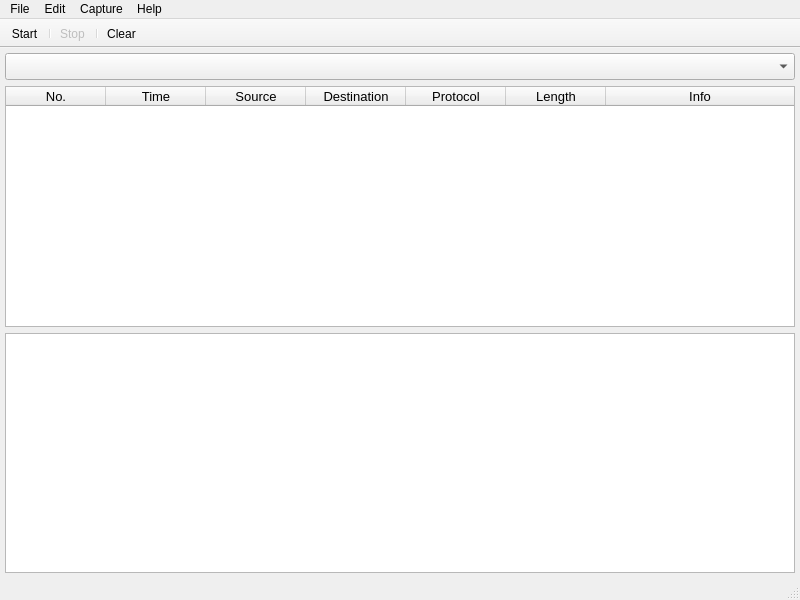
<?xml version="1.0" encoding="UTF-8"?>
<ui version="4.0">
 <class>Sniffer</class>
 <widget class="QMainWindow" name="Sniffer">
  <property name="geometry">
   <rect>
    <x>0</x>
    <y>0</y>
    <width>800</width>
    <height>600</height>
   </rect>
  </property>
  <property name="windowTitle">
   <string>sniffer</string>
  </property>
  <property name="windowIcon">
   <iconset resource="src.qrc">
    <normaloff>:/Sniffer.png</normaloff>:/Sniffer.png</iconset>
  </property>
  <widget class="QWidget" name="centralwidget">
   <layout class="QVBoxLayout" name="verticalLayout">
    <property name="leftMargin">
     <number>5</number>
    </property>
    <property name="topMargin">
     <number>5</number>
    </property>
    <property name="rightMargin">
     <number>5</number>
    </property>
    <property name="bottomMargin">
     <number>5</number>
    </property>
    <item>
     <widget class="QWidget" name="widget" native="true">
      <layout class="QHBoxLayout" name="horizontalLayout">
       <property name="leftMargin">
        <number>0</number>
       </property>
       <property name="topMargin">
        <number>0</number>
       </property>
       <property name="rightMargin">
        <number>0</number>
       </property>
       <property name="bottomMargin">
        <number>0</number>
       </property>
       <item alignment="Qt::AlignTop">
        <widget class="QComboBox" name="comboBox">
         <property name="font">
          <font>
           <pointsize>12</pointsize>
          </font>
         </property>
        </widget>
       </item>
      </layout>
     </widget>
    </item>
    <item>
     <widget class="QTableWidget" name="tableWidget">
      <property name="editTriggers">
       <set>QAbstractItemView::NoEditTriggers</set>
      </property>
      <property name="selectionMode">
       <enum>QAbstractItemView::SingleSelection</enum>
      </property>
      <property name="selectionBehavior">
       <enum>QAbstractItemView::SelectRows</enum>
      </property>
      <property name="showGrid">
       <bool>false</bool>
      </property>
      <property name="columnCount">
       <number>7</number>
      </property>
      <attribute name="horizontalHeaderStretchLastSection">
       <bool>true</bool>
      </attribute>
      <attribute name="verticalHeaderVisible">
       <bool>false</bool>
      </attribute>
      <column>
       <property name="text">
        <string>No.</string>
       </property>
       <property name="font">
        <font>
         <pointsize>10</pointsize>
        </font>
       </property>
      </column>
      <column>
       <property name="text">
        <string>Time</string>
       </property>
       <property name="font">
        <font>
         <pointsize>10</pointsize>
        </font>
       </property>
      </column>
      <column>
       <property name="text">
        <string>Source</string>
       </property>
       <property name="font">
        <font>
         <pointsize>10</pointsize>
        </font>
       </property>
      </column>
      <column>
       <property name="text">
        <string>Destination</string>
       </property>
       <property name="font">
        <font>
         <pointsize>10</pointsize>
        </font>
       </property>
      </column>
      <column>
       <property name="text">
        <string>Protocol</string>
       </property>
       <property name="font">
        <font>
         <pointsize>10</pointsize>
        </font>
       </property>
      </column>
      <column>
       <property name="text">
        <string>Length</string>
       </property>
       <property name="font">
        <font>
         <pointsize>10</pointsize>
        </font>
       </property>
      </column>
      <column>
       <property name="text">
        <string>Info</string>
       </property>
       <property name="font">
        <font>
         <pointsize>10</pointsize>
        </font>
       </property>
      </column>
     </widget>
    </item>
    <item>
     <widget class="QTreeWidget" name="treeWidget">
      <attribute name="headerVisible">
       <bool>false</bool>
      </attribute>
      <column>
       <property name="text">
        <string notr="true">1</string>
       </property>
      </column>
     </widget>
    </item>
   </layout>
  </widget>
  <widget class="QMenuBar" name="menubar">
   <property name="geometry">
    <rect>
     <x>0</x>
     <y>0</y>
     <width>800</width>
     <height>21</height>
    </rect>
   </property>
   <widget class="QMenu" name="menuFile">
    <property name="title">
     <string>File</string>
    </property>
   </widget>
   <widget class="QMenu" name="menuEdit">
    <property name="title">
     <string>Edit</string>
    </property>
   </widget>
   <widget class="QMenu" name="menuCapture">
    <property name="title">
     <string>Capture</string>
    </property>
    <addaction name="actionStart"/>
    <addaction name="actionStop"/>
    <addaction name="actionClear"/>
   </widget>
   <widget class="QMenu" name="menuHelp">
    <property name="title">
     <string>Help</string>
    </property>
   </widget>
   <addaction name="menuFile"/>
   <addaction name="menuEdit"/>
   <addaction name="menuCapture"/>
   <addaction name="menuHelp"/>
  </widget>
  <widget class="QStatusBar" name="statusbar"/>
  <widget class="QToolBar" name="toolBar">
   <property name="enabled">
    <bool>true</bool>
   </property>
   <property name="windowTitle">
    <string>toolBar</string>
   </property>
   <property name="movable">
    <bool>false</bool>
   </property>
   <attribute name="toolBarArea">
    <enum>TopToolBarArea</enum>
   </attribute>
   <attribute name="toolBarBreak">
    <bool>false</bool>
   </attribute>
   <addaction name="actionStart"/>
   <addaction name="separator"/>
   <addaction name="actionStop"/>
   <addaction name="separator"/>
   <addaction name="actionClear"/>
  </widget>
  <action name="actionStart">
   <property name="enabled">
    <bool>true</bool>
   </property>
   <property name="icon">
    <iconset resource="src.qrc">
     <normaloff>:/Start.png</normaloff>:/Start.png</iconset>
   </property>
   <property name="text">
    <string>Start</string>
   </property>
  </action>
  <action name="actionStop">
   <property name="enabled">
    <bool>false</bool>
   </property>
   <property name="icon">
    <iconset resource="src.qrc">
     <normaloff>:/Stop.png</normaloff>:/Stop.png</iconset>
   </property>
   <property name="text">
    <string>Stop</string>
   </property>
  </action>
  <action name="actionClear">
   <property name="enabled">
    <bool>true</bool>
   </property>
   <property name="icon">
    <iconset resource="src.qrc">
     <normaloff>:/Clear.png</normaloff>:/Clear.png</iconset>
   </property>
   <property name="text">
    <string>Clear</string>
   </property>
  </action>
 </widget>
 <resources>
  <include location="src.qrc"/>
 </resources>
 <connections/>
</ui>
